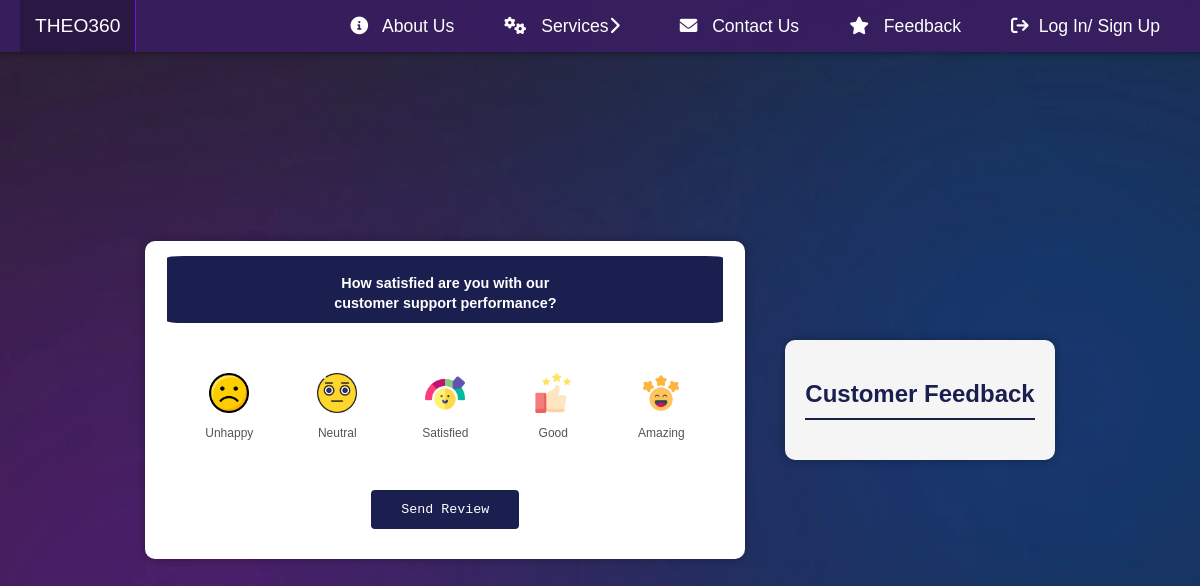
/non-feedback.php, run on an earlier commit of the app's database.
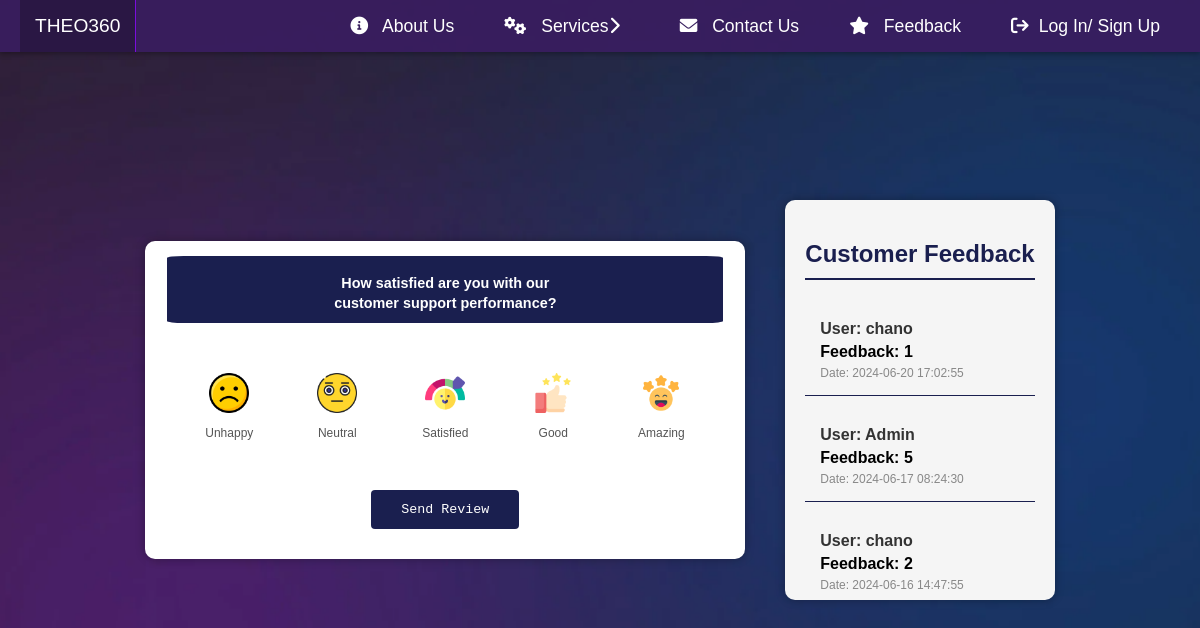
And on a later commit of the database.
### tables this page shows
CREATE TABLE `feedback` (
  `feedback_id` int(11) NOT NULL,
  `username` varchar(255) NOT NULL,
  `feedback` varchar(255) NOT NULL,
  `created_at` timestamp NOT NULL DEFAULT current_timestamp()
);

CREATE TABLE `users` (
  `user_id` int(11) NOT NULL,
  `email` varchar(255) NOT NULL,
  `first_name` varchar(255) NOT NULL,
  `last_name` varchar(255) NOT NULL,
  `username` varchar(255) NOT NULL,
  `password` varchar(255) NOT NULL,
  `p_num` varchar(225) NOT NULL,
  `role` enum('user','admin','s-admin') DEFAULT 'user'
);

### non-feedback.php (the view, shortened to what this page needs)
<?php
$host = '127.0.0.1';
$db = 'theo360';
$user = 'root';
$pass = '';
try {
    $pdo = new PDO("mysql:host=$host;dbname=$db;charset=utf8", $user, $pass);
    $pdo->setAttribute(PDO::ATTR_ERRMODE, PDO::ERRMODE_EXCEPTION);
    $sql = "SELECT f.feedback, f.created_at, u.username
            FROM feedback f
            JOIN users u ON f.username = u.username
            ORDER BY f.created_at DESC";
    $stmt = $pdo->prepare($sql);
    $stmt->execute();
    $feedbacks = $stmt->fetchAll(PDO::FETCH_ASSOC);
} catch (PDOException $e) {
    echo "Connection failed: " . $e->getMessage();
    die();
}
?>
<!DOCTYPE html>
<html lang="en">
<head>
    <link rel="stylesheet" href="https://cdnjs.cloudflare.com/ajax/libs/font-awesome/5.15.1/css/all.min.css" />
</head>
<body>
    <?php include("non-user-navbar.php"); ?>
    <div class="panel-container" id="panel">
        <strong>How satisfied are you with our <br/>customer support performance?</strong>
        <div class="ratings-container">
            <div class="rating" data-value="1">
                <img src="./emoticon/unhappy.png" alt="unhappy">
                <small>Unhappy</small>
            </div>
            <div class="rating" data-value="2">
                <img src="./emoticon/neutral-face.png" alt="neutral">
                <small>Neutral</small>
            </div>
            <div class="rating" data-value="3">
                <img src="./emoticon/satisfied.png" alt="satisfied">
                <small>Satisfied</small>
            </div>
            <div class="rating" data-value="4">
                <img src="./emoticon/thumbs-up.png" alt="thumbs-up">
                <small>Good</small>
            </div>
            <div class="rating" data-value="5">
                <img src="./emoticon/happy-face.png" alt="happy-face">
                <small>Amazing</small>
            </div>
        </div>
        <form id="feedbackForm" method="POST" action="feedback.php">
            <button type="submit" class="btn" id="send">Send Review</button>
        </form>
    </div>
    <div class="feedback-list">
        <h2>Customer Feedback</h2>
        <?php
            foreach ($feedbacks as $feedback) {
                echo '<div class="feedback-item">';
                echo '<p class="username">User: ' . htmlspecialchars($feedback["username"]) . '</p>';
                echo '<strong>Feedback: ' . htmlspecialchars($feedback["feedback"]) . '</strong>';
                echo '<p class="feedback-date">Date: ' . htmlspecialchars($feedback["created_at"]) . '</p>';
                echo '</div>';
            }
        ?>
    </div>
</body>
</html>

### non-user-navbar.php (shortened to what this page needs)
<!DOCTYPE html>
<html lang="en">
<head>
    <link rel="stylesheet" href="https://cdnjs.cloudflare.com/ajax/libs/font-awesome/5.15.4/css/all.min.css">
    <link rel="stylesheet" href="https://cdnjs.cloudflare.com/ajax/libs/font-awesome/6.0.0-beta3/css/all.min.css">
</head>
<body>
    <div class="navbar">
        <div class="navbar-dropdown"><a href="theo.php">Theo360</a></div>
        <ul id="nav">
          <li class="open"><a href="non-about.php"><i class="fa fa-info-circle"></i> About Us</a></li>
          <li class="has_sub">
            <a href="non-service.php"><i class="fa fa-cogs"></i> Services <span class="pull-right"><i class="fa fa-chevron-right"></i></span></a>
          </li>
          <li><a href="non-contact.php"><i class="fa fa-envelope"></i> Contact Us</a></li>
          <li><a href="non-feedback.php"><i class="fa fa-star"></i> Feedback</a></li>
          <li><a href="index.php"><i class="fa fa-sign-out"></i>Log In/ Sign Up</a></li>
        </ul>
    </div>
</body>
</html>

### non-feedback.php (style rules this page uses)
* { box-sizing: border-box; }
body { margin: 0; padding: 0; font-family: Arial, sans-serif; background-color: #f0f0f0; display: flex; justify-content: center; align-items: center; height: 100vh; background: url(./assets/imgs/bg.png); background-size: cover; background-position: center; }
.panel-container { background-color: #fff; box-shadow: 0 0 10px rgba(0, 0, 0, 0.3); border-radius: 10px; font-size: 90%; display: flex; flex-direction: column; justify-content: center; align-items: center; text-align: center; padding: 30px; max-width: 600px; margin: 0 20px; }
.panel-container strong { line-height: 20px; background-color: #1A1F4F; color: #fff; padding: 10px 20px; border-radius: 8px; width: 103%; padding-top: 3%; margin-top: -15px; border-radius: 3%; font-family: 'Lucida Sans', 'Lucida Sans Regular', 'Lucida Grande', 'Lucida Sans Unicode', Geneva, Verdana, sans-serif; }
.ratings-container { display: flex; margin: 20px 0; }
.rating { flex: 1; cursor: pointer; padding: 20px; margin: 10px 5px; text-align: center; }
.rating img { width: 40px; }
.rating small { color: #555; display: inline-block; margin: 10px 0 0; }
.btn { background-color: #1A1F4F; color: #fff; border: 0; border-radius: 4px; padding: 12px 30px; cursor: pointer; font-family: monospace; }
.feedback-list { background-color: #f5f5f5; box-shadow: 0 0 10px rgba(0, 0, 0, 0.3); border-radius: 10px; padding: 20px; max-width: 600px; margin: 0 20px; overflow-y: auto; max-height: 400px; }
.feedback-list h2 { text-align: center; margin-bottom: 20px; position: relative; color: #1A1F4F; font-family: 'Lucida Sans', 'Lucida Sans Regular', 'Lucida Grande', 'Lucida Sans Unicode', Geneva, Verdana, sans-serif; }
.feedback-list h2::after { content: ''; display: block; width: 100%; height: 2px; background-color: #1A1F4F; margin: 10px auto 0; }
.feedback-item { padding: 15px; margin-bottom: 10px; padding-bottom: 10px; border-bottom: 1px solid #1A1F4F; }
.feedback-item p { margin: 5px 0; }
.feedback-item strong { display: flex; align-items: center; }
.feedback-item .feedback-date { font-size: 12px; color: #888; margin-top: 5px; }
.feedback-item .username { font-weight: bold; color: #333; margin-bottom: 5px; }

### non-user-navbar.php (style rules this page uses)
* { box-sizing: border-box; }
body { margin: 0; padding: 0; height: 100vh; background-size: cover; background-position: center; align-items: center; justify-content: center; font-family: Arial, sans-serif; }
.navbar { width: 100%; background-color: rgba(58, 29, 97, 0.9); position: fixed; top: 0; left: 0; overflow: hidden; box-shadow: 0 2px 5px rgba(0, 0, 0, 0.3); z-index: 1000; display: flex; align-items: center; justify-content: space-between; padding: 0 20px; }
.navbar-dropdown { padding: 15px; background-color: rgba(42, 23, 67, 0.9); color: white; font-size: 1.2em; text-transform: uppercase; border-right: 1px solid #7a0dde; }
.navbar-dropdown a { color: white; text-decoration: none; }
#nav { list-style: none; padding: 0; margin: 0; display: flex; }
#nav li { display: flex; align-items: center; }
#nav li:not(:last-child) { margin-right: 10px; }
#nav a { display: block; padding: 15px 20px; color: white; text-decoration: none; font-size: 1.1em; position: relative; transition: background-color 0.3s ease; }
#nav a .fa { margin-right: 10px; }
#nav .pull-right { float: right; }

What changed in the data, as far as the page shows it:
added feedback: users.username "chano", feedback "1", created_at "2024-06-20 17:02:55"
added feedback: users.username "Admin", feedback "5", created_at "2024-06-17 08:24:30"
added feedback: users.username "chano", feedback "2", created_at "2024-06-16 14:47:55"
